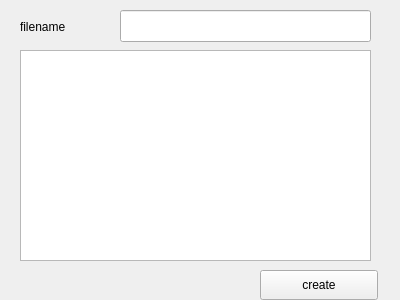
<?xml version="1.0" encoding="UTF-8"?>
<ui version="4.0">
 <class>createfile</class>
 <widget class="QWidget" name="createfile">
  <property name="geometry">
   <rect>
    <x>0</x>
    <y>0</y>
    <width>400</width>
    <height>300</height>
   </rect>
  </property>
  <property name="windowTitle">
   <string>Form</string>
  </property>
  <widget class="QLineEdit" name="lineEdit">
   <property name="geometry">
    <rect>
     <x>120</x>
     <y>10</y>
     <width>251</width>
     <height>32</height>
    </rect>
   </property>
  </widget>
  <widget class="QPushButton" name="pushButton">
   <property name="geometry">
    <rect>
     <x>260</x>
     <y>270</y>
     <width>118</width>
     <height>30</height>
    </rect>
   </property>
   <property name="text">
    <string>create</string>
   </property>
  </widget>
  <widget class="QLabel" name="label">
   <property name="geometry">
    <rect>
     <x>20</x>
     <y>11</y>
     <width>91</width>
     <height>31</height>
    </rect>
   </property>
   <property name="text">
    <string>filename</string>
   </property>
  </widget>
  <widget class="QTextEdit" name="textEdit">
   <property name="geometry">
    <rect>
     <x>20</x>
     <y>50</y>
     <width>351</width>
     <height>211</height>
    </rect>
   </property>
   <property name="placeholderText">
    <string/>
   </property>
  </widget>
 </widget>
 <resources/>
 <connections/>
</ui>
